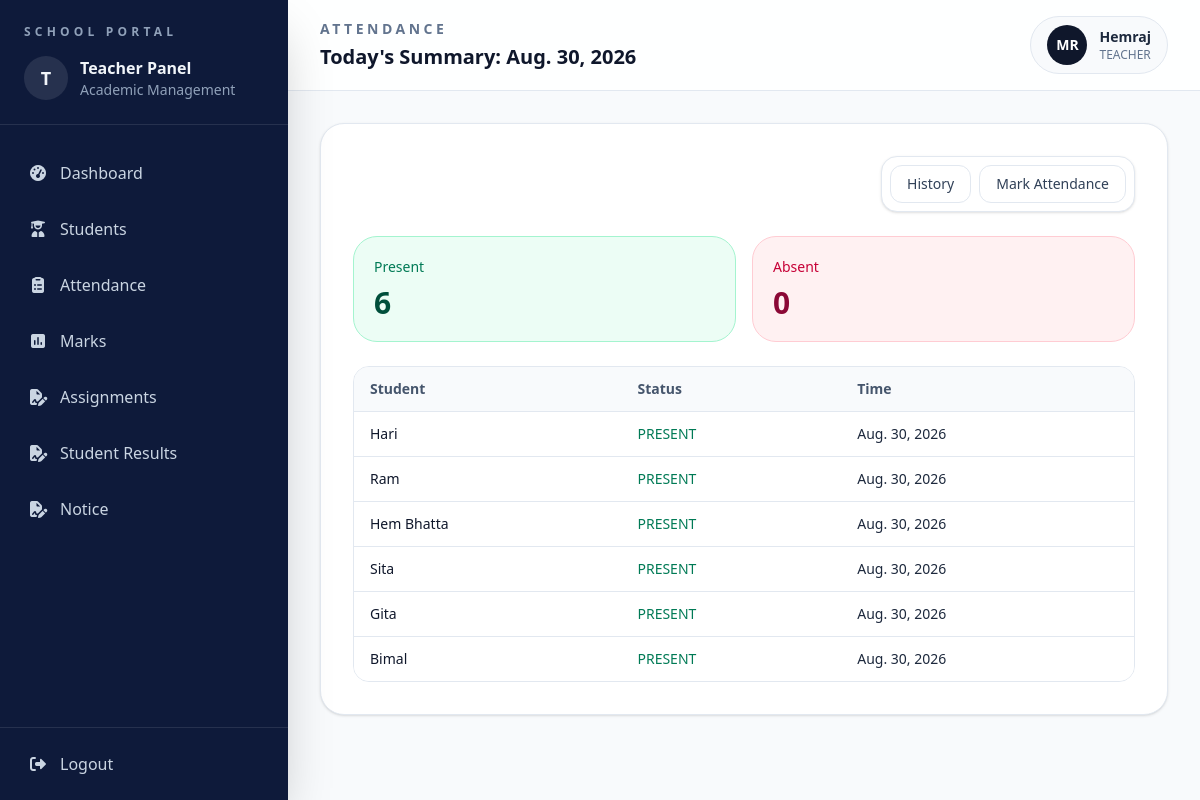
Page /attendance/list/ (signed in) on the committed database.
### accounts/models.py (models this page shows, shortened)
class User(AbstractUser):
    ROLE_CHOICES = (("ADMIN", "Admin"), ("TEACHER", "Teacher"))
    role = models.CharField(max_length=20, choices=ROLE_CHOICES, default="TEACHER")

### attendance/models.py (models this page shows, shortened)
class Attendance(models.Model):
    STATUS_CHOICES = (("PRESENT", "Present"), ("ABSENT", "Absent"))
    student = models.ForeignKey(Student, on_delete=models.CASCADE)
    date = models.DateField()
    status = models.CharField(max_length=10, choices=STATUS_CHOICES)
    class Meta:
        unique_together = ("student", "date")

### students/models.py (models this page shows, shortened)
class Student(models.Model):
    name = models.CharField(max_length=50)
    classroom = models.ForeignKey(
        ClassRoom, on_delete=models.CASCADE, related_name="students"
    )
    address = models.TextField(blank=True, null=True)
    phone = models.CharField(max_length=10, blank=True)
    date_of_birth = models.DateField(default="2000-01-01")

### attendance/views.py (the view)
# urls.py: path("list/",views.today_attendance,name="attendance"),
def today_attendance(request):
    today = date.today()
    attendance_records = Attendance.objects.filter(
        date=today, student__classroom__teacher=request.user
    ).select_related("student")
    present = attendance_records.filter(status="PRESENT").count()
    absent = attendance_records.filter(status="ABSENT").count()
    context = {
        "attendance_records": attendance_records,
        "today": today,
        "present": present,
        "absent": absent,
    }
    return render(request, "attendance/today_attendance.html", context)

### attendance/templates/attendance/today_attendance.html (shortened to what this page needs)
{% extends 'base.html' %}
{% block page_label %}Attendance{% endblock %}
{% block page_title %}Today's Summary: {{ today }} {% endblock %}
{% block content %}
<div class="space-y-6">
  <div class="flex justify-end">
    <div class="flex flex-wrap gap-2 rounded-2xl border border-slate-200 bg-white p-2 shadow-sm">
      <a href="{% url "attendance-history" %}" class="rounded-xl border border-slate-200 px-4 py-2 text-sm font-medium text-slate-700 transition hover:border-emerald-300 hover:bg-emerald-50 hover:text-emerald-700">History</a>
      <a href="{% url "mark-attendance" %}" class="rounded-xl border border-slate-200 px-4 py-2 text-sm font-medium text-slate-700 transition hover:border-emerald-300 hover:bg-emerald-50 hover:text-emerald-700">Mark Attendance</a>
    </div>
  </div>
  <div class="space-y-6">
    <div class="grid gap-4 md:grid-cols-2">
      <div class="rounded-3xl border border-emerald-200 bg-emerald-50 p-5">
        <p class="text-sm font-medium text-emerald-700">Present</p>
        <p class="mt-2 text-3xl font-semibold text-emerald-900">{{ present }}</p>
      </div>
      <div class="rounded-3xl border border-rose-200 bg-rose-50 p-5">
        <p class="text-sm font-medium text-rose-700">Absent</p>
        <p class="mt-2 text-3xl font-semibold text-rose-900">{{ absent }}</p>
      </div>
    </div>
    <div class="overflow-hidden rounded-2xl border border-slate-200">
      <table class="min-w-full divide-y divide-slate-200 text-left text-sm">
        <thead class="bg-slate-50 text-slate-600">
          <tr>
            <th class="px-4 py-3 font-semibold">Student</th>
            <th class="px-4 py-3 font-semibold">Status</th>
            <th class="px-4 py-3 font-semibold">Time</th>
          </tr>
        </thead>
        <tbody class="divide-y divide-slate-200 bg-white">
          {% for attendance in  attendance_records %}
          <tr>
            <td class="px-4 py-3 font-medium text-slate-900">{{ attendance.student.name|title }}</td>
            {% if attendance.status == "PRESENT"  %}
            <td class="px-4 py-3 text-emerald-700">{{ attendance.status }}</td>
            {% else %}
            <td class="px-4 py-3 text-red-700">{{ attendance.status }}</td>
            {% endif %}
            <td class="px-4 py-3">{{ attendance.date }}</td>
          </tr>
          {% endfor %}
        </tbody>
      </table>
    </div>
  </div>
</div>
{% endblock %}

### templates/base.html (shortened to what this page needs)
{% load static %}
<!doctype html>
<html lang="en">
<head>
<script src="https://cdn.jsdelivr.net/npm/@tailwindcss/browser@4"></script>
<link rel="stylesheet"
      href="https://cdnjs.cloudflare.com/ajax/libs/font-awesome/7.0.1/css/all.min.css"
 />
</head>
<body class="bg-slate-50 text-slate-800">
<div class="min-h-screen bg-slate-50">
  {% include 'sidebar.html' %}
  <div class="min-h-screen lg:ml-72">
    <header class="border-b border-slate-200 bg-white/90 px-4 py-4 sm:px-6 lg:px-8">
      <div class="flex flex-col gap-4 sm:flex-row sm:items-center sm:justify-between">
        <div>
          <p class="text-sm font-semibold uppercase tracking-[0.25em] text-slate-500">
            {% block page_label %}{% endblock %}
          </p>
          <h1 class="mt-1 text-xl font-semibold text-slate-900">
            {% block page_title %}{% endblock %}
          </h1>
        </div>
        <div class="flex items-center gap-3 rounded-full border border-slate-200 bg-slate-50 px-4 py-2">
          <div class="flex h-10 w-10 items-center justify-center rounded-full bg-slate-900 text-sm font-semibold text-white">
            MR
          </div>
          <div>
            <p class="text-sm font-semibold text-slate-800">
              {{ request.user.username|capfirst }}
            </p>
            <p class="text-xs text-slate-500">
              {{ request.user.role|capfirst }}
            </p>
          </div>
        </div>
      </div>
    </header>
    <main class="p-4 sm:p-6 lg:p-8">
      <div class="rounded-3xl border border-slate-200 bg-white p-4 shadow-sm sm:p-6 lg:p-8">
        {% block content %}
        {% endblock content %}
      </div>
    </main>
  </div>
</div>
</body>
</html>

### rows in the picture
User: user.username "Hemraj", user.role "TEACHER"
Attendance: student.name "Hari", status "PRESENT", date "Aug. 30, 2026"
Attendance: student.name "Ram", status "PRESENT", date "Aug. 30, 2026"
Attendance: student.name "Hem Bhatta", status "PRESENT", date "Aug. 30, 2026"
Attendance: student.name "Sita", status "PRESENT", date "Aug. 30, 2026"
Attendance: student.name "Gita", status "PRESENT", date "Aug. 30, 2026"
Attendance: student.name "Bimal", status "PRESENT", date "Aug. 30, 2026"

### other values in the picture
{{ present }} "6"
{{ absent }} "0"
